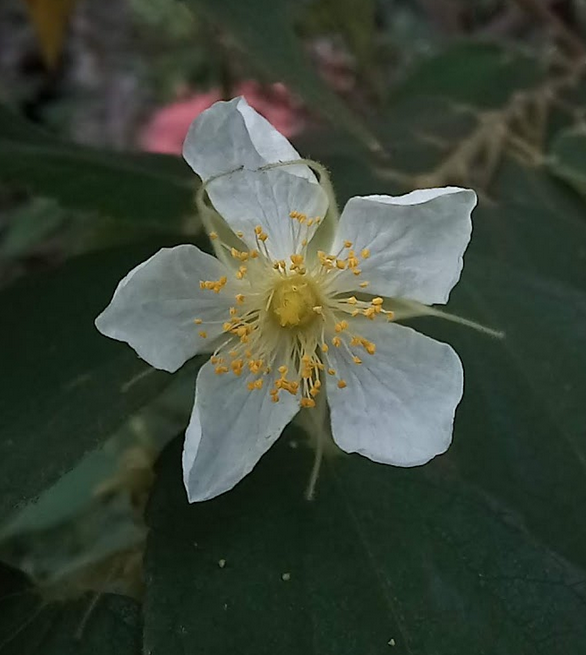
#> input picture imageprocessing/flower.png, 586 x 655 px
$ jupyter execute 08_histogram.ipynb
#> lines starting #> are read from the running program, lines starting #| are printed output that depends on the picture
[cell 1]
# way 1
import cv2
img = cv2.imread('flower.png',0)
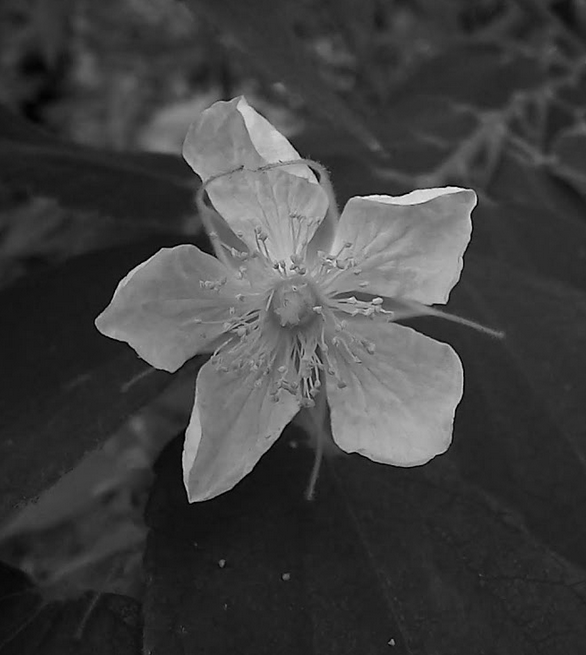
#> img: shape (655, 586); min 0, max 251, mean 64.4
histg = cv2.calcHist([img],[0],None,[256],[0,256])
#> histg = 256 values, max 10921 at index 39, min 0 at index 237, mean 1499.3
from matplotlib import pyplot as plt
plt.plot(histg)
plt.show()
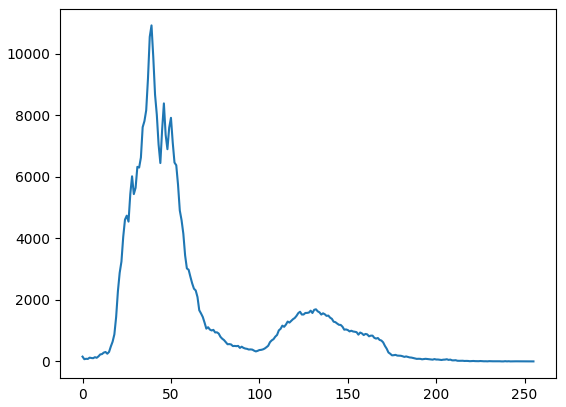
#> figure drawn by matplotlib, 1 panel; curve peaks at x = 39, y = 10921

[cell 2]
plt.hist(img.ravel(),256,[0,256])
plt.show()
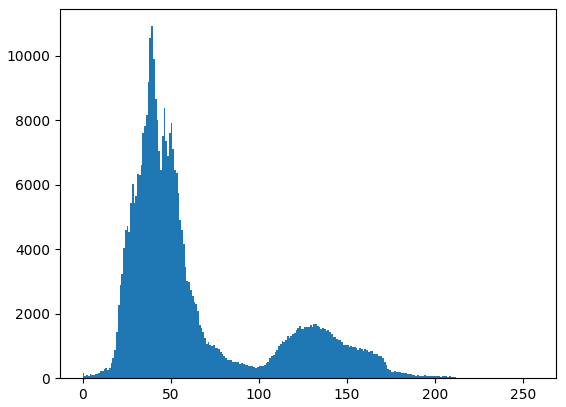
#> figure drawn by matplotlib, 1 panel; tallest bar 10921 high, from x = 39 to 40

$ run again, with imageprocessing/cat_damaged.png copied over imageprocessing/flower.png
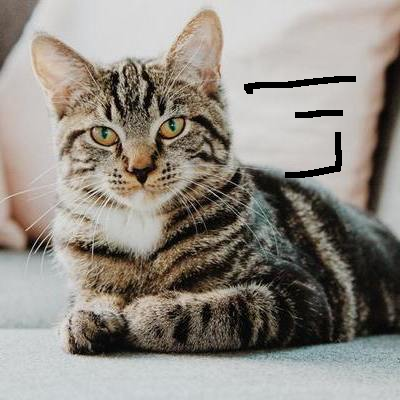
#> input picture imageprocessing/cat_damaged.png, 400 x 400 px
#> `img = cv2.imread('flower.png',0)`:
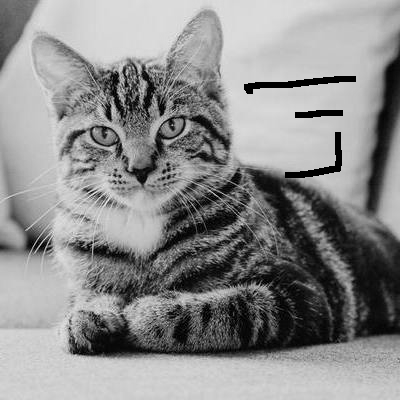
#> img: shape (400, 400); min 0, max 241, mean 140.1
#> histg = 256 values, max 3001 at index 198, min 0 at index 231, mean 625
#> `plt.show()`:
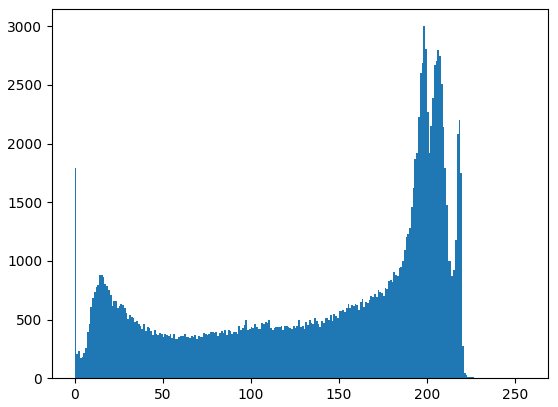
#> figure drawn by matplotlib, 1 panel; tallest bar 3001 high, from x = 198 to 199
